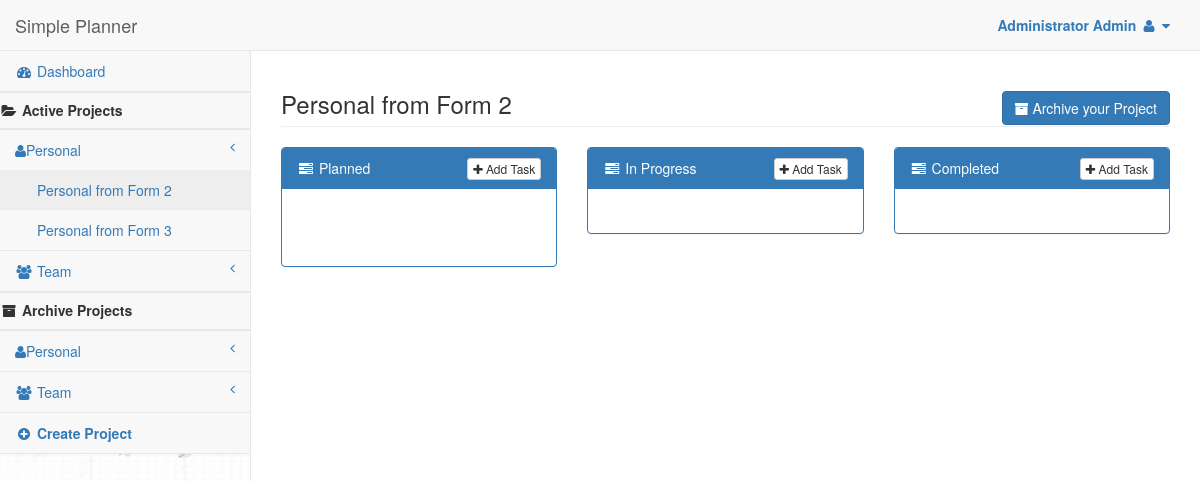
The app's page /5/project (signed in) with its own data.
### tasks/models.py (models this page shows, shortened)
class Project(models.Model):
    def get_sentinel_user():
        return get_user_model().objects.get_or_create(username='unknown')[0]
    TYPES =( ('P', 'Personal'),
             ('T', 'Team')
        )
    STATUSES =( ('A', 'Active'),
             ('D', 'Archive')
        )
    name = models.CharField(max_length=200)
    p_type = models.CharField(max_length=1, choices=TYPES)
    status = models.CharField(max_length=1, choices=STATUSES)
    creationDate = models.DateTimeField(auto_now=True)
    owner = models.ForeignKey(
        settings.AUTH_USER_MODEL,
        on_delete=models.SET(get_sentinel_user)
    )

class Bucket(models.Model):
    project = models.ForeignKey(Project, on_delete=models.CASCADE)
    name = models.CharField(max_length=200)
    seq = models.IntegerField()

### tasks/views.py (the view)
# urls.py: path("<int:projectid>/project", views.project, name="project"),
def project(request, projectid):
    if not request.user.is_authenticated:
        return render(request, "tasks/login.html", {"message": 'Please Login for managing Tasks'})
    userProjects = UserProject.objects.filter(user=request.user)
    data = None
    if request.session.get('task_creation'):
         data = request.session.get('task_creation')
         print(f"message from Task Create: {data}")
         del request.session['task_creation']
    projectDict = {'Active_Personal':[], 'Active_Team':[], 'Archive_Personal':[],'Archive_Team':[] }
    for uProj in userProjects:
        if uProj.project.p_type == 'P':
            if uProj.project.status == 'A':
                projectDict['Active_Personal'].append({'id':uProj.project.id,'name':uProj.project.name, 'role':uProj.get_role_display() })
            else:
                projectDict['Archive_Personal'].append({'id':uProj.project.id,'name':uProj.project.name, 'role':uProj.get_role_display() })
        else:
            if uProj.project.status == 'A':
                projectDict['Active_Team'].append({'id':uProj.project.id,'name':uProj.project.name, 'role':uProj.get_role_display() })
            else:
                projectDict['Archive_Team'].append({'id':uProj.project.id,'name':uProj.project.name, 'role':uProj.get_role_display() })
    selProject = Project.objects.get(pk = projectid)
    teammembers = UserProject.objects.filter(project=selProject)
    l_teammembers = []
    for teammember in teammembers:
        l_teammembers.append({'userid':teammember.user.id, 'username':teammember.user.username, 'firstname':teammember.user.first_name})
    buckets = Bucket.objects.filter(project=selProject).order_by('seq')
    bTaskDict = {}
    for bkt in buckets:
        tasks = Task.objects.filter(project= selProject,bucket=bkt).order_by ('dueDate', 'id')
        bTaskDict[bkt.name]=[]
        for task in tasks:
            taskJson = {'id':task.id, 'title':task.title, 'description':task.description, 'owner':task.owner.get_username(),
              'owner_firstname':task.owner.get_short_name(),
              'dueDate': task.dueDate, 'assignedTo':task.assignedTo.get_username(), 'assignedTo_firstname':task.assignedTo.get_short_name()}
            bTaskDict[bkt.name].append(taskJson)
    bTaskDict = json.dumps(bTaskDict, cls=DjangoJSONEncoder)
    users = User.objects.all().values_list('id','username', 'first_name', 'last_name').order_by('first_name')
    userslist= json.dumps(list(users), cls=DjangoJSONEncoder)
    print(f"{userslist}")
    context= {'projectDict':projectDict, 'buckets':buckets, 'bTaskDict':json.loads(bTaskDict)
               , 'user':request.user.get_full_name(), 'currentProject':selProject
               , 'user_short':request.user.get_short_name
               ,'QO_teammembers': teammembers
               , 'teammembers':json.dumps(l_teammembers), 'task_creation':data
               , 'all_users':userslist
    }
    return render(request, "tasks/index.html", context)

### tasks/templates/tasks/index.html (shortened to what this page needs)
{% extends "tasks/base.html" %} {% block title %} Simple Planner {% endblock %} {% block body %}
<div id="wrapper">
    <nav class="navbar navbar-default navbar-static-top" role="navigation" style="margin-bottom: 0">
        <div class="navbar-header">
            <a class="navbar-brand" href="{% url 'home' %}">Simple Planner</a>
        </div>
        <ul class="nav navbar-top-links navbar-right">
            <li class="dropdown">
                <a class="dropdown-toggle" data-toggle="dropdown" href="#">
                    <strong> {{user}} </strong> <i class="fa fa-user fa-fw"></i> <i class="fa fa-caret-down"></i>
                </a>
            </li>
        </ul>
        <div class="navbar-default sidebar" role="navigation">
            <div class="sidebar-nav navbar-collapse">
                <ul class="nav" id="side-menu">
                    <li>
                        <a href="{% url 'home' %}"><i class="fa fa-dashboard fa-fw"></i> Dashboard</a>
                    </li>
                    <li class="divider"></li>
                    <li>
                        <h5>
                            <i class="fa fa-folder-open fa-fw"></i>
                            <strong>Active Projects</strong>
                        </h5>
                    </li>
                    <li class="divider"></li>
                    <li>
                        <a href="#"><i class="fa fa-user"></i>Personal<span class="fa arrow"></span></a>
                        <ul class="nav nav-second-level">
                            {% for proj in projectDict.Active_Personal %}
                            <li>
                                <a data-projectid="{{ proj.id }}" href="{% url 'project'  proj.id  %}">{{proj.name}}</a>
                            </li>
                            {% endfor %}
                        </ul>
                    </li>
                    <li>
                        <a href="#"><i class="fa fa-group fa-fw"></i> Team<span class="fa arrow"></span></a>
                    </li>
                    <li class="divider"></li>
                    <li>
                        <h5>
                            <i class="fa  fa-archive fa-fw"></i>
                            <strong>Archive Projects</strong>
                        </h5>
                    </li>
                    <li class="divider"></li>
                    <li>
                        <a href="#"><i class="fa fa-user"></i>Personal<span class="fa arrow"></span></a>
                    </li>
                    <li>
                        <a href="#"><i class="fa fa-group fa-fw"></i> Team<span class="fa arrow"></span></a>
                    </li>
                    <li>
                        <a href="{% url 'createproject' %}"><strong><i class="fa fa-plus-circle fa-fw"></i> Create Project </strong></a>
                    </li>
                </ul>
            </div>
        </div>
    </nav>
    <div id="page-wrapper">
        <div class="row">
            <div class="col-lg-12">
                <form id="archive_{{bucket.id}}" action="{% url 'archive' %}" method="post">
                <h3 class="page-header">{{currentProject.name}}
                <div class="pull-right">
                    {% if currentProject.status == 'A' %}
                    <button type="submit" class="btn btn-primary"><i class="fa fa-archive px-2"></i> Archive your Project</button>
                    {% else %}
                    <input name="status" type="hidden" value="A" required/>
                    <button type="submit" class="btn btn-primary"><i class="fa fa-folder-open px-2"></i> Activate your Project</button>
                    {% endif %}
                </div>
                </h3>
                </form>
            </div>
        </div>
        <div class="row row_buckets">
            {% for bucket in buckets %}
            <div class="col-lg-4" id="bucketAccordion_{{bucket.id}}">
                <div class="panel panel-primary">
                    <div class="panel-heading" data-toggle="collapse" data-parent="#bucketAccordion_{{bucket.id}}" href="#bucketBody_{{bucket.id}}" aria-expanded="true">
                        <i class="fa fa-tasks fa-fw"></i> {{bucket.name}}
                        {% if currentProject.status == 'A' %}
                        <div class="pull-right">
                            <button type="button" class="btn btn-default btn-xs add_task_bttn" data-projectid="{{currentProject.id}}" data-bucketid="{{bucket.id}}" data-teammembers="{{teammembers}}"><i class="fa fa-plus px-2"></i> Add Task </button>
                        </div>
                        {% endif %}
                    </div>
                    <div class="panel-body" id="bucketBody_{{bucket.id}}">
                        {% for key, tasks in bTaskDict.items %} {%if key == bucket.name %} {% for task in tasks %}
                            <div id="move_whole_task_{{task.id}}" class="move_whole_task">
                            </div>
                        {% endfor %}
                        {% endif %} {% endfor %}
                    </div>
                </div>
            </div>
            {% endfor %}
        </div>
    </div>
</div>
{% endblock %}

### records on screen
Project: name "Personal from Form 2", name "Personal from Form 2"
Project: name "Personal from Form 3"
Bucket: name "Planned"
Bucket: name "In Progress"
Bucket: name "Completed"

### other values on screen
{{ user }} "Administrator Admin"
